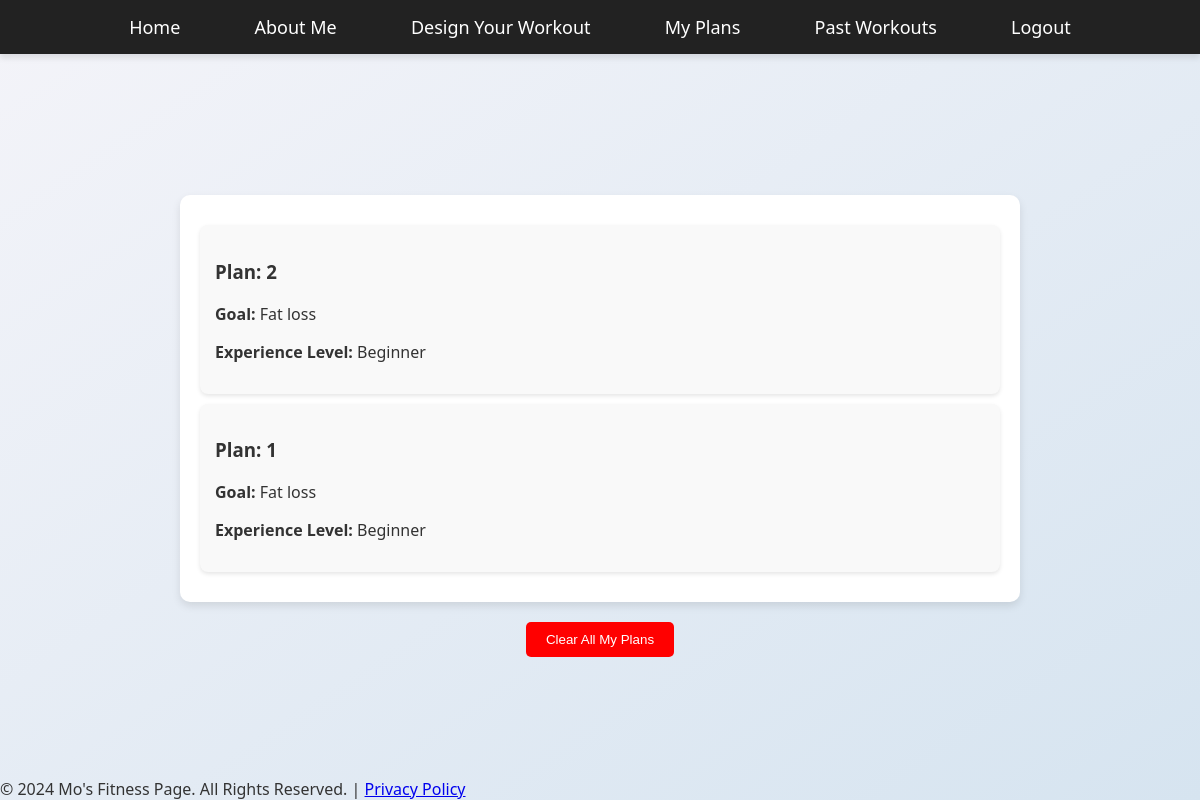
The app's page /my_plans (signed in), older data.
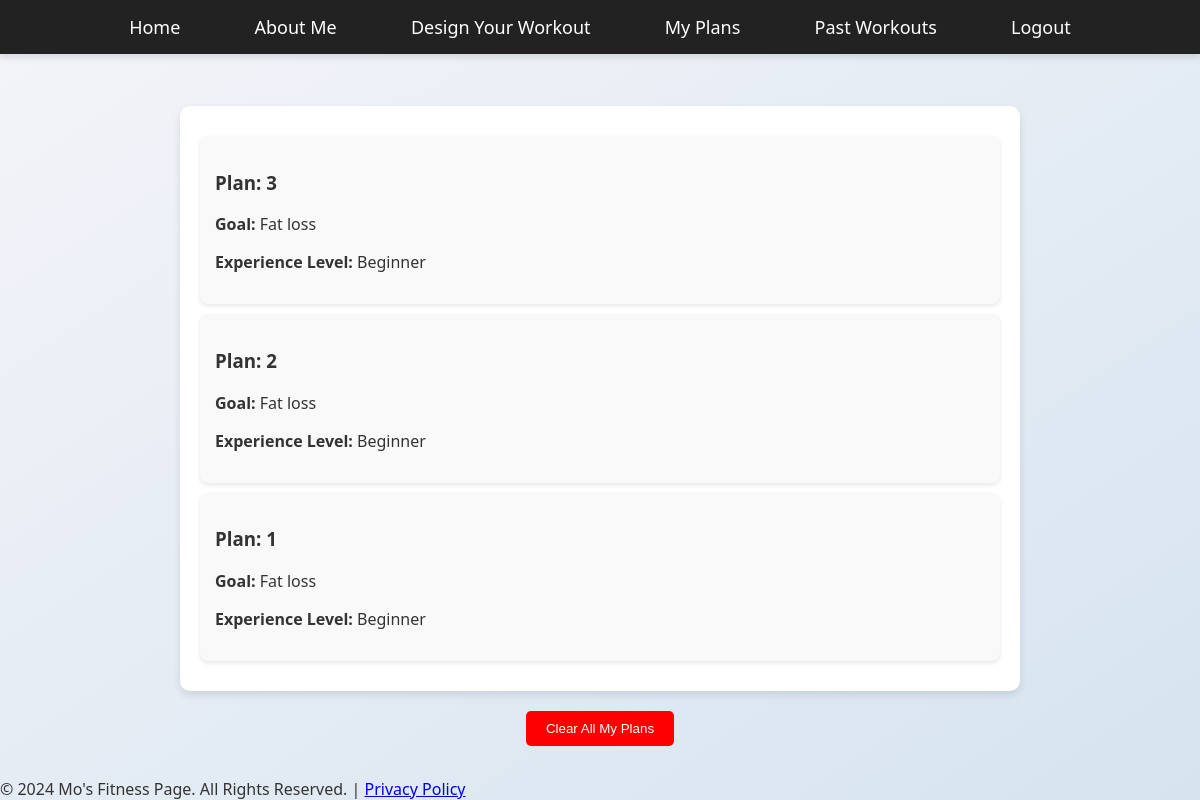
The same page, newer data.
### app.py (models this page shows)
class Plan(db.Model):
    id = db.Column(db.Integer, primary_key=True)
    user_id = db.Column(db.Integer, db.ForeignKey('user.id'), nullable=False)
    goals = db.Column(db.String(50), nullable=False)
    experience_level = db.Column(db.String(50), nullable=False)
    workout_data = db.Column(db.Text, nullable=False)
    timestamp = db.Column(db.DateTime, default=datetime.utcnow)
    user = db.relationship('User', backref=db.backref('plans', lazy=True))

### app.py (the view)
@app.route('/my_plans')
def my_plans():
    if 'user_id' not in session:
        return redirect('/login')
    user_plans = Plan.query.filter_by(user_id=session['user_id']).order_by(Plan.timestamp.desc()).all()
    for plan in user_plans:
        plan.workout_data = json.loads(plan.workout_data)
    return render_template('my_plans.html', plans=user_plans)

### templates/my_plans.html (shortened to what this page needs)
{% extends "base.html" %}
{% block content %}
    <div class="plans-container">
        {% for plan in plans %}
        <div class="plan" onclick="toggleDays('{{ plan.id }}')">
            <h3>Plan: {{ plan.id }}</h3>
            <p><strong>Goal:</strong> {{ plan.goals.replace('_', ' ') | capitalize }}</p>
            <p><strong>Experience Level:</strong> {{ plan.experience_level.replace('_', ' ') | capitalize }}</p>
        </div>
        {% else %}
        <p>No workout plans available.</p>
        {% endfor %}
    </div>
    <form action="/clear_plans" method="POST" class="clear-plans-form">
        <button type="submit" class="clear-plans-button">Clear All My Plans</button>
    </form>
{% endblock %}

Row changes from the older to the newer data that the page shows:
added Plan: id "3", goals.replace "Fat loss", experience_level.replace "Beginner"
